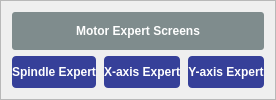
<widget class="QFrame" name="expertbox_81"><property name="styleSheet"><string notr="true">QFrame#expertbox_81 { border: 1px solid #A0A0A0; border-radius: 6px; }</string></property><property name="frameShape"><enum>QFrame::StyledPanel</enum></property><layout class="QVBoxLayout" name="ev_79"><property name="spacing"><number>6</number></property><item><widget class="QLabel" name="lbl_80"><property name="styleSheet"><string notr="true">background-color: #7F8C8D; color: white; font-weight: bold; padding: 3px; border-radius: 3px;</string></property><property name="text"><string>Motor Expert Screens</string></property><property name="alignment"><set>Qt::AlignCenter</set></property></widget></item><item><layout class="QHBoxLayout" name="erow_78"><property name="spacing"><number>8</number></property><item><widget class="PyDMRelatedDisplayButton" name="mbtn_75"><property name="minimumSize"><size><width>0</width><height>32</height></size></property><property name="styleSheet"><string notr="true">QPushButton { color: white; background-color: rgb(54,64,153); font-weight: bold; border-radius: 4px; } QPushButton:hover { background-color: #21618C; }</string></property><property name="text"><string>Spindle Expert</string></property><property name="filenames" stdset="0"><stringlist><string>pp_motor.ui</string></stringlist></property><property name="macros" stdset="0"><stringlist><string>{&quot;prefix&quot;: &quot;${prefix}&quot;}</string></stringlist></property><property name="openInNewWindow" stdset="0"><bool>true</bool></property><property name="PyDMIcon" stdset="0"><string>cog</string></property><property name="showIcon" stdset="0"><bool>true</bool></property></widget></item><item><widget class="PyDMRelatedDisplayButton" name="mbtn_76"><property name="minimumSize"><size><width>0</width><height>32</height></size></property><property name="styleSheet"><string notr="true">QPushButton { color: white; background-color: rgb(54,64,153); font-weight: bold; border-radius: 4px; } QPushButton:hover { background-color: #21618C; }</string></property><property name="text"><string>X-axis Expert</string></property><property name="filenames" stdset="0"><stringlist><string>pp_motor.ui</string></stringlist></property><property name="macros" stdset="0"><stringlist><string>{&quot;prefix&quot;: &quot;${prefix}&quot;}</string></stringlist></property><property name="openInNewWindow" stdset="0"><bool>true</bool></property><property name="PyDMIcon" stdset="0"><string>cog</string></property><property name="showIcon" stdset="0"><bool>true</bool></property></widget></item><item><widget class="PyDMRelatedDisplayButton" name="mbtn_77"><property name="minimumSize"><size><width>0</width><height>32</height></size></property><property name="styleSheet"><string notr="true">QPushButton { color: white; background-color: rgb(54,64,153); font-weight: bold; border-radius: 4px; } QPushButton:hover { background-color: #21618C; }</string></property><property name="text"><string>Y-axis Expert</string></property><property name="filenames" stdset="0"><stringlist><string>pp_motor.ui</string></stringlist></property><property name="macros" stdset="0"><stringlist><string>{&quot;prefix&quot;: &quot;${prefix}&quot;}</string></stringlist></property><property name="openInNewWindow" stdset="0"><bool>true</bool></property><property name="PyDMIcon" stdset="0"><string>cog</string></property><property name="showIcon" stdset="0"><bool>true</bool></property></widget></item></layout></item></layout></widget>
